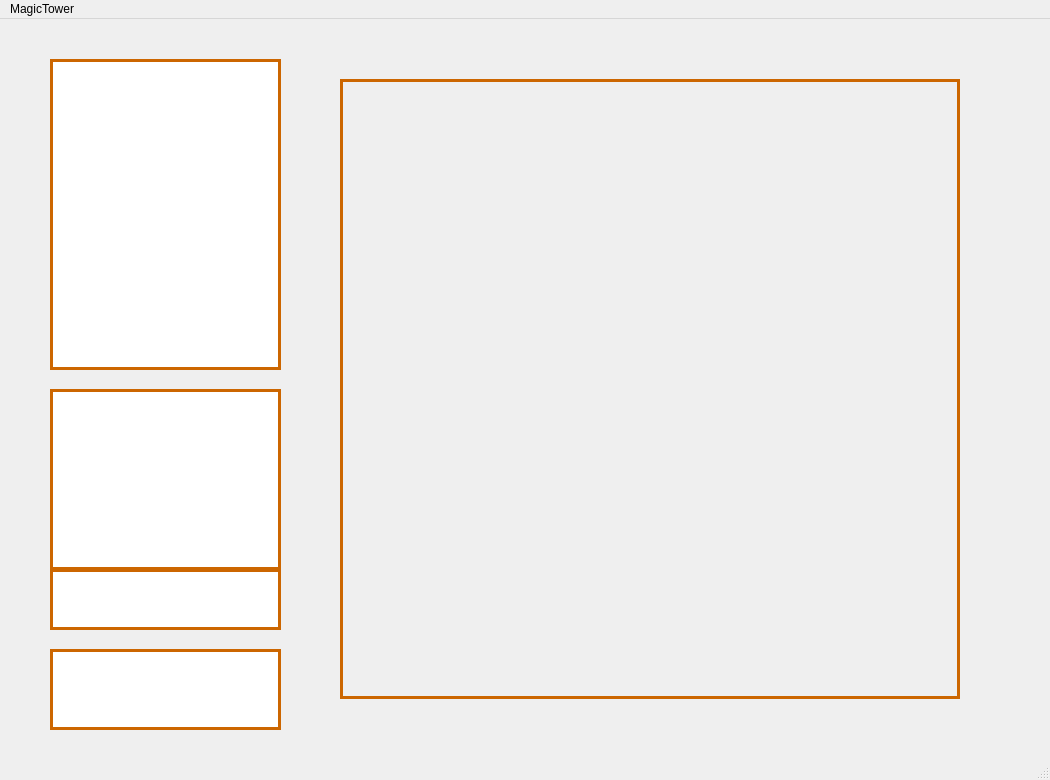
<?xml version="1.0" encoding="UTF-8"?>
<ui version="4.0">
 <class>MainWindow</class>
 <widget class="QMainWindow" name="MainWindow">
  <property name="geometry">
   <rect>
    <x>0</x>
    <y>0</y>
    <width>1050</width>
    <height>780</height>
   </rect>
  </property>
  <property name="windowTitle">
   <string>MainWindow</string>
  </property>
  <widget class="QWidget" name="centralwidget">
   <widget class="MagicMap" name="mapWidget" native="true">
    <property name="geometry">
     <rect>
      <x>340</x>
      <y>60</y>
      <width>620</width>
      <height>620</height>
     </rect>
    </property>
    <property name="font">
     <font>
      <pointsize>14</pointsize>
     </font>
    </property>
    <property name="mouseTracking">
     <bool>false</bool>
    </property>
    <property name="focusPolicy">
     <enum>Qt::NoFocus</enum>
    </property>
    <property name="autoFillBackground">
     <bool>false</bool>
    </property>
    <property name="styleSheet">
     <string notr="true">border:3px solid rgb(204,102,0);</string>
    </property>
   </widget>
   <widget class="QTableWidget" name="playerDataWidget">
    <property name="geometry">
     <rect>
      <x>50</x>
      <y>40</y>
      <width>231</width>
      <height>311</height>
     </rect>
    </property>
    <property name="font">
     <font>
      <pointsize>14</pointsize>
     </font>
    </property>
    <property name="styleSheet">
     <string notr="true">border:3px solid rgb(204,102,0);</string>
    </property>
   </widget>
   <widget class="QTableWidget" name="keysDataWidget">
    <property name="geometry">
     <rect>
      <x>50</x>
      <y>370</y>
      <width>231</width>
      <height>181</height>
     </rect>
    </property>
    <property name="font">
     <font>
      <pointsize>14</pointsize>
     </font>
    </property>
    <property name="styleSheet">
     <string notr="true">border:3px solid rgb(204,102,0);</string>
    </property>
   </widget>
   <widget class="QListWidget" name="levelDataWidget">
    <property name="geometry">
     <rect>
      <x>50</x>
      <y>550</y>
      <width>231</width>
      <height>61</height>
     </rect>
    </property>
    <property name="font">
     <font>
      <pointsize>14</pointsize>
     </font>
    </property>
    <property name="styleSheet">
     <string notr="true">border:3px solid rgb(204,102,0);</string>
    </property>
   </widget>
   <widget class="QListWidget" name="optionsDataWidget">
    <property name="geometry">
     <rect>
      <x>50</x>
      <y>630</y>
      <width>231</width>
      <height>81</height>
     </rect>
    </property>
    <property name="font">
     <font>
      <pointsize>8</pointsize>
     </font>
    </property>
    <property name="styleSheet">
     <string notr="true">border:3px solid rgb(204,102,0);</string>
    </property>
   </widget>
  </widget>
  <widget class="QMenuBar" name="menubar">
   <property name="geometry">
    <rect>
     <x>0</x>
     <y>0</y>
     <width>1050</width>
     <height>23</height>
    </rect>
   </property>
   <widget class="QMenu" name="menuMagicTower">
    <property name="title">
     <string>MagicTower</string>
    </property>
    <addaction name="actionSave"/>
    <addaction name="separator"/>
    <addaction name="actionOpen"/>
    <addaction name="actionLoad_Record"/>
    <addaction name="actionRestart"/>
    <addaction name="separator"/>
    <addaction name="actionExit"/>
   </widget>
   <addaction name="menuMagicTower"/>
  </widget>
  <widget class="QStatusBar" name="statusbar"/>
  <action name="actionSave">
   <property name="text">
    <string>Open Map</string>
   </property>
  </action>
  <action name="actionOpen">
   <property name="text">
    <string>Save Record</string>
   </property>
  </action>
  <action name="actionLoad_Record">
   <property name="text">
    <string>Load Record</string>
   </property>
  </action>
  <action name="actionExit">
   <property name="text">
    <string>Exit</string>
   </property>
  </action>
  <action name="actionRestart">
   <property name="text">
    <string>Restart</string>
   </property>
  </action>
 </widget>
 <customwidgets>
  <customwidget>
   <class>MagicMap</class>
   <extends>QWidget</extends>
   <header location="global">magicmap.h</header>
   <container>1</container>
  </customwidget>
 </customwidgets>
 <resources/>
 <connections/>
</ui>
